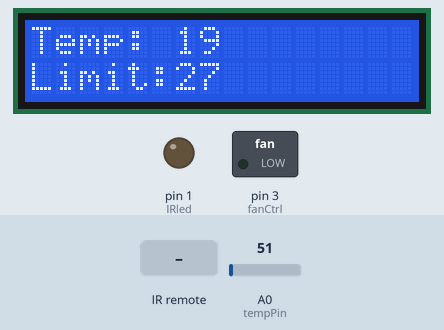
This sketch was run on a simulated Arduino Uno, built with avr-gcc and run on an emulated ATmega328P. On the bench: 16×2 character LCD, switched loads named in the sketch (green lamp = pin HIGH), output pins drawn as LEDs (lit = HIGH). The inputs (shaded band) are chosen by the test bench; at power-on: A0 (tempPin) = 51.

Above: at 1.2 s.
1.3 s: infrared code 0xFFA857 received
At 1.44 s:
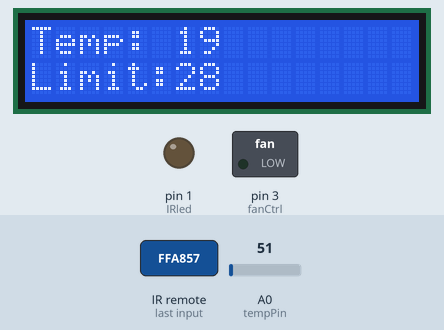
2.8 s: infrared code 0xFFE01F received
At 5.51 s:
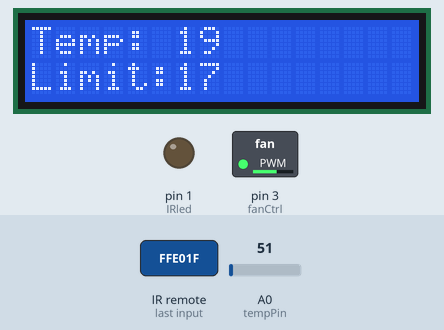
5.8 s: A0 (tempPin) set to 61
At 6.09 s:
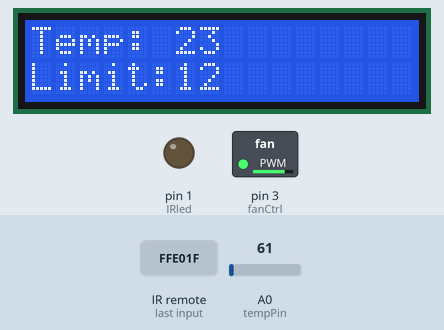
7.8 s: infrared code 0xFFA857 received
At 7.97 s:
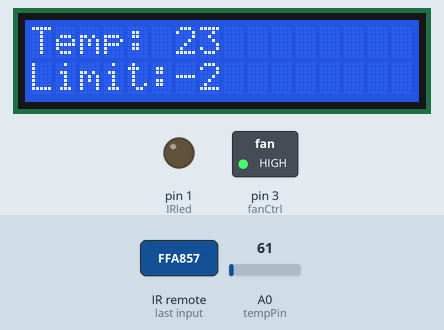
9.3 s: A0 (tempPin) set to 71
At 9.46 s:
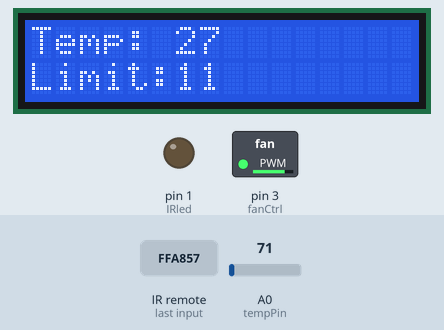
10.9 s: infrared code 0xFFE01F received
At 11.12 s:
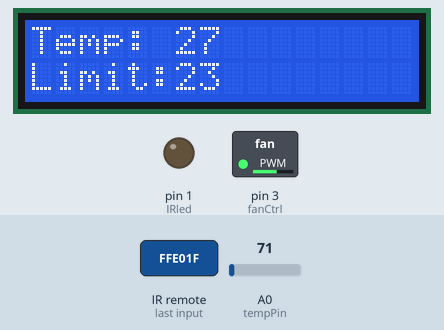
Timing chart, 0 to 13.5 s (numbered marks = the images above; inputs shaded):
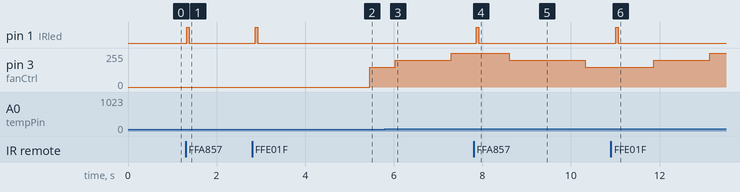

Measured:
- after the input at 1.3 s, pin 1 (IRled): LOW → HIGH at once, → LOW 0.06 s later; the display: changes after 0.09 s (image 1)
- after the input at 2.8 s, pin 1 (IRled): LOW → HIGH after 0.07 s, → LOW 0.06 s later; pin 3 (fanCtrl): 0/255 → 150/255 after 2.7 s
- after the input at 7.8 s, pin 1 (IRled): LOW → HIGH after 0.06 s, → LOW 0.06 s later; pin 3 (fanCtrl): 255/255 → 200/255 after 0.80 s
- after the input at 9.3 s, pin 3 (fanCtrl): 200/255 → 150/255 after 1.0 s instead of 0.57 s
- after the input at 10.9 s, pin 1 (IRled): LOW → HIGH after 0.11 s, → LOW 0.06 s later; pin 3 (fanCtrl): 150/255 → 200/255 after 0.97 s, → 255/255 1.3 s later

The sketch:

Coolduino.ino
```cpp
#include <IRremote.h>
#include <LiquidCrystal.h>

LiquidCrystal lcd(7, 8, 9, 10, 11, 12);
int IRled=1;
int fanCtrl=3;
int tempPin=A0;
int IRpin=A1;
IRrecv irrecv(IRpin);
decode_results results;
int tempC=27;
int temp;
int IR;

void LCDprint(int Current,int Real) {
  lcd.clear();
  lcd.print("Temp: ");
  lcd.print(Current);
  lcd.setCursor(0,1);
  lcd.print("Limit:");
  lcd.print(Real);
  delay(100);
}

void setup() {
  lcd.begin(16,2);
  irrecv.enableIRIn();
  pinMode(IRled,OUTPUT);
  pinMode(fanCtrl,OUTPUT);
  digitalWrite(IRled,LOW);
}

void loop() {
  if (irrecv.decode(&results)) {
    digitalWrite(IRled,HIGH);
    IR=results.value;
    delay(50);
    irrecv.resume();
  }
  delay(10);
  digitalWrite(IRled,LOW);
  temp=analogRead(tempPin);
  temp=temp*400/1024;
  if(temp>tempC) {
    if(temp-tempC<10)
      analogWrite(fanCtrl,150);
    else if(temp-tempC<=20 && temp-tempC>=10)
      analogWrite(fanCtrl,200);
    else if(temp-tempC>20)
      analogWrite(fanCtrl,255);
  }
  switch(IR) {
    case 16754775:
      tempC=tempC+1;
      break;
    case 16769055:
      tempC=tempC-1;
      break;
  }
  LCDprint(temp,tempC);
}
```
